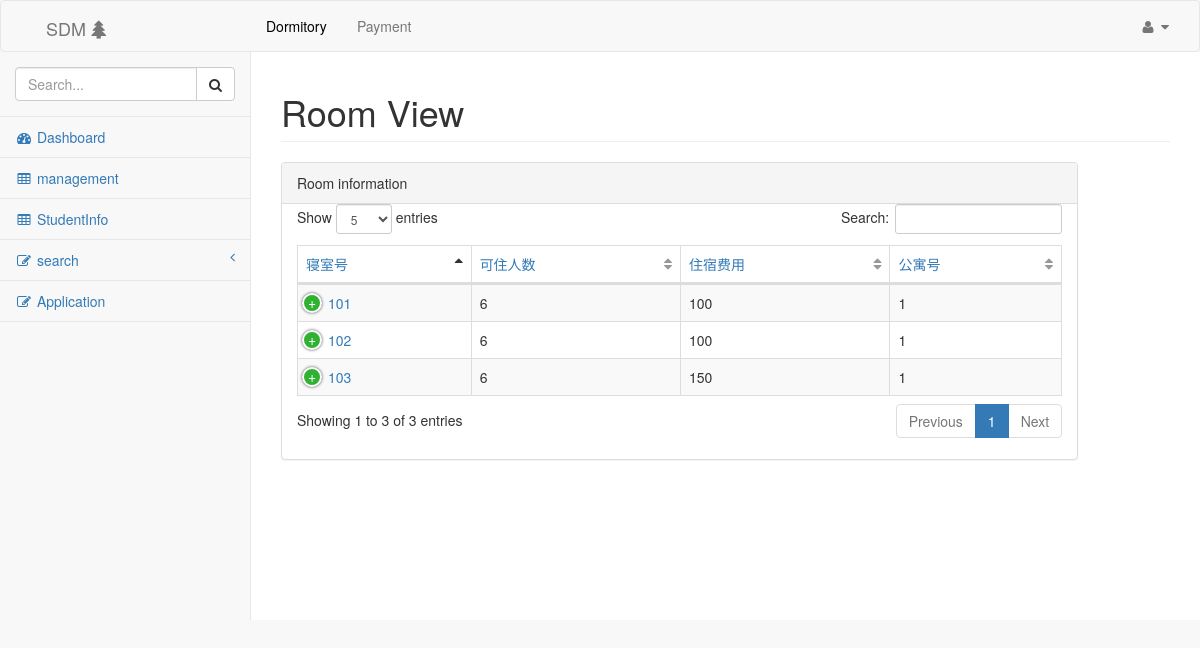
/building/1/ (signed in), run on the app's committed database.
### dorm/models.py (models this page shows, shortened)
class Room(models.Model):
	number = models.IntegerField('number', default=0)
	volume = models.IntegerField('volume', default=0)
	cost = models.IntegerField('cost', default=0)
	building_number = models.ForeignKey('Building', on_delete=models.CASCADE, related_name='building_number', null=True)
	free = models.IntegerField('free', default=0)

class Building(models.Model):
	number = models.IntegerField('number', default=0)
	high = models.IntegerField('high', default=0)
	room = models.IntegerField('room', default=0)
	begintime = models.DateField('begintime', null=True)
	sex = models.CharField('sex', default='', max_length=100)

### dorm/views.py (the view, shortened to what this page needs)
# urls.py: path('building/<int:building_num>/', views.RoomView.as_view(), name='RoomView'),
class RoomView(View):
	def get(self, request, building_num):
		info = {}
		info['name'] = request.session.get('name', '')
		info['kind'] = request.session.get('kind', '')
		if not info['name']:
			return redirect(reverse('dorm:login'))
		building = Building.objects.get(number=building_num)
		room_list = Room.objects.filter(building_number=building)
		context = {'room_list': room_list, 'kind': request.session.get('kind', '')}
		return render(request, 'dorm/room_view.html', context)

### dorm/templates/dorm/room_view.html (shortened to what this page needs)
{% extends 'dorm/base.html' %}
{% load static %}
{% block head %}
	<link href="{% static 'css/bootstrap.min.css' %}" rel="stylesheet">
	<link href="{% static 'css/metisMenu.min.css' %}" rel="stylesheet">
	<link href="{% static 'css/dataTables.bootstrap.css' %}" rel="stylesheet">
	<link href="{% static 'css/dataTables.responsive.css' %}" rel="stylesheet">
	<link href="{% static 'css/sb-admin-2.css' %}" rel="stylesheet">
	<link href="{% static 'css/font-awesome.min.css' %}" rel="stylesheet" type="text/css">
{% endblock %}
{% block h1 %}Room View{% endblock %}
{% block content %}
			<div class="row" style="">
				<div class="col-lg-6" style="width:90%">
					<div class="panel panel-default">
						<div class="panel-heading">
							Room information
						</div>
					<div class="panel-body" style="padding-top:0px;" >
						<div class="table-responsive">
							<table class="table table-striped table-bordered table-hover" id="dataTables-example">
								<thead>
									<tr>
										<td><a>寝室号</a></td>
										<td><a>可住人数</a></td>
										<td><a>住宿费用</a></td>
										<td><a>公寓号</a></td>
									</tr>
								</thead>
								<tbody>
									{% for x in room_list %}
									<tr>
										<td id="number"><a href="{{ x.number }}/">{{ x.number }}</a></td>
										<td>{{ x.volume }}</td>
										<td>{{ x.cost }}</td>
										<td>{{ x.building_number.number }}</td>
									</tr>
									{% endfor %}
								</tbody>
							</table>
						</div>
					</div>
				</div>
			</div>
{% endblock %}

### dorm/static/css/dataTables.responsive.css (style rules this page uses)
table.dataTable.dtr-inline.collapsed > tbody > tr > td:first-child, table.dataTable.dtr-inline.collapsed > tbody > tr > th:first-child { position: relative; padding-left: 30px; cursor: pointer; }
table.dataTable.dtr-inline.collapsed > tbody > tr > td:first-child:before, table.dataTable.dtr-inline.collapsed > tbody > tr > th:first-child:before { top: 8px; left: 4px; height: 16px; width: 16px; display: block; position: absolute; color: white; border: 2px solid white; border-radius: 16px; text-align: center; line-height: 14px; box-shadow: 0 0 3px #444; box-sizing: content-box; content: '+'; background-color: #31b131; }

### dorm/static/css/sb-admin-2.css (style rules this page uses)
body { background-color: #f8f8f8; }
table.dataTable thead .sorting, table.dataTable thead .sorting_asc, table.dataTable thead .sorting_desc, table.dataTable thead .sorting_asc_disabled, table.dataTable thead .sorting_desc_disabled { background: transparent; }
table.dataTable thead .sorting_asc:after { content: "\f0de"; float: right; font-family: fontawesome; }
table.dataTable thead .sorting:after { content: "\f0dc"; float: right; font-family: fontawesome; color: rgba(50, 50, 50, 0.5); }

### data on the page
Room: number "101", volume "6", cost "100", building_number.number "1"
Room: number "102", volume "6", cost "100", building_number.number "1"
Room: number "103", volume "6", cost "150", building_number.number "1"
